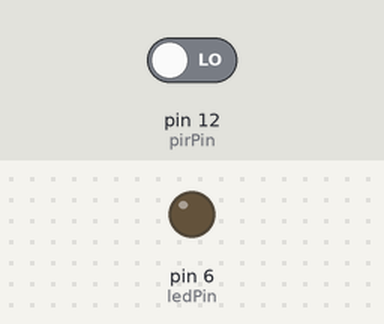
This sketch was run on a simulated Arduino Uno, built with avr-gcc and run on an emulated ATmega328P. On the bench: output pins drawn as LEDs (lit = HIGH). The inputs (shaded band) are chosen by the test bench; at power-on: pin 12 (pirPin) LOW. What the sketch prints to the serial monitor is not drawn.

Above: at 3.7 s.
3.8 s: pin 12 (pirPin) driven HIGH
At 4.9 s:
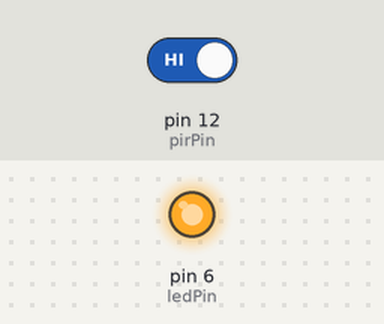
5.3 s: pin 12 (pirPin) driven LOW
At 6.0 s:
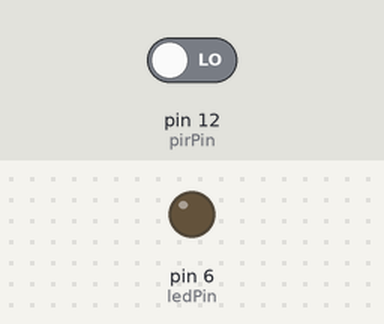
Timing chart, 0 to 8.3 s (numbered marks = the images above; inputs shaded):
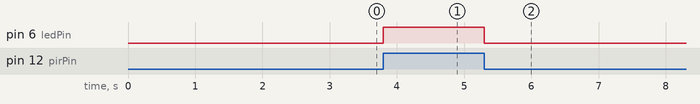

Measured:
- after the input at 3.8 s, pin 6 (ledPin): LOW → HIGH at once
- after the input at 5.3 s, pin 6 (ledPin): HIGH → LOW at once

The sketch:

sketch_sep26a.ino
```cpp
int calibrationTime = 5;
long unsigned int lowIn;
long unsigned int pause = 2000;
boolean lockLow = true;
boolean takeLowTime;
int pirPin = 12;
int ledPin = 6;
void setup (){
  Serial.begin(9600);
  pinMode(pirPin, INPUT);
  pinMode(ledPin, OUTPUT);
  digitalWrite(pirPin, LOW);
  Serial.print("calibrating sensor");
  for(int i = 0; i < calibrationTime; i++){
   Serial.print(".");
   delay(500);
  }
  Serial.println(" done");
  Serial.println("SENSOR ACTIVE");
  delay(50);
}
void loop(){
  if(digitalRead(pirPin) == HIGH){
    digitalWrite(ledPin, HIGH);
    if(lockLow){
      lockLow = false;
      Serial.println("---");
      Serial.print("motion detected at");
      Serial.print(millis()/500);
      Serial.println(" sec");
      delay(50);
    }
    takeLowTime = true;
  }

  if(digitalRead(pirPin) == LOW){
    digitalWrite(ledPin, LOW);
    if(takeLowTime){
      lowIn = millis();
      takeLowTime = false;
    }
    if(!lockLow && millis() - lowIn > pause){
      lockLow = true;
      Serial.print("motion ended at ");
      Serial.print((millis() - pause)/500);
      Serial.println(" sec");
      delay(50);
    }
  }
}
```
